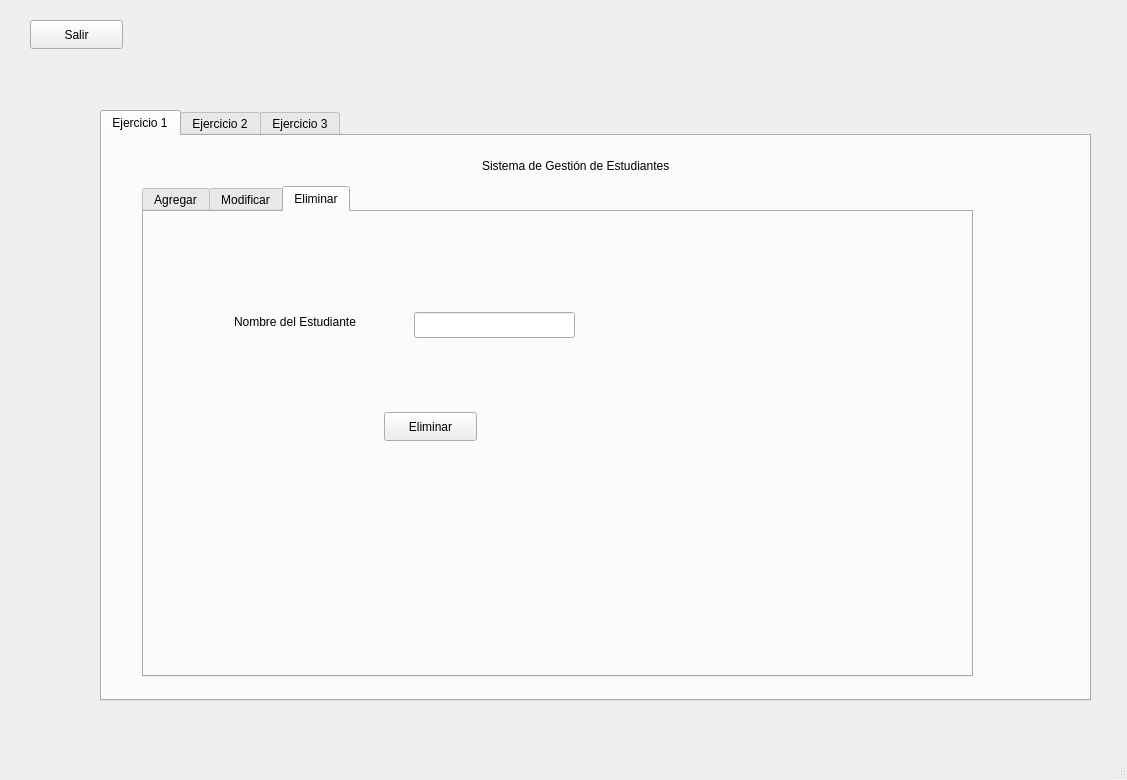
<?xml version="1.0" encoding="UTF-8"?>
<ui version="4.0">
 <class>cframe</class>
 <widget class="QMainWindow" name="cframe">
  <property name="geometry">
   <rect>
    <x>0</x>
    <y>0</y>
    <width>1127</width>
    <height>780</height>
   </rect>
  </property>
  <property name="windowTitle">
   <string>cframe</string>
  </property>
  <widget class="QWidget" name="centralwidget">
   <widget class="QTabWidget" name="tabWidget">
    <property name="geometry">
     <rect>
      <x>100</x>
      <y>110</y>
      <width>991</width>
      <height>591</height>
     </rect>
    </property>
    <property name="currentIndex">
     <number>0</number>
    </property>
    <widget class="QWidget" name="tab">
     <attribute name="title">
      <string>Ejercicio 1</string>
     </attribute>
     <widget class="QTabWidget" name="tabWidget_2">
      <property name="geometry">
       <rect>
        <x>40</x>
        <y>50</y>
        <width>831</width>
        <height>491</height>
       </rect>
      </property>
      <property name="currentIndex">
       <number>2</number>
      </property>
      <widget class="QWidget" name="tab_4">
       <attribute name="title">
        <string>Agregar</string>
       </attribute>
       <widget class="QLabel" name="label_2">
        <property name="geometry">
         <rect>
          <x>160</x>
          <y>90</y>
          <width>521</width>
          <height>20</height>
         </rect>
        </property>
        <property name="text">
         <string>Nombre-Edad-TipoDeclase-Materia-Calificacion</string>
        </property>
       </widget>
       <widget class="QLabel" name="label_3">
        <property name="geometry">
         <rect>
          <x>160</x>
          <y>40</y>
          <width>171</width>
          <height>20</height>
         </rect>
        </property>
        <property name="text">
         <string>Ingrese en este formato</string>
        </property>
       </widget>
       <widget class="QTextEdit" name="te_estudiantes">
        <property name="geometry">
         <rect>
          <x>160</x>
          <y>130</y>
          <width>471</width>
          <height>251</height>
         </rect>
        </property>
       </widget>
       <widget class="QPushButton" name="Bton_Agregarestudiante">
        <property name="geometry">
         <rect>
          <x>340</x>
          <y>400</y>
          <width>151</width>
          <height>29</height>
         </rect>
        </property>
        <property name="text">
         <string>Agregar Estudiante</string>
        </property>
       </widget>
      </widget>
      <widget class="QWidget" name="tab_5">
       <attribute name="title">
        <string>Modificar</string>
       </attribute>
       <widget class="QListWidget" name="lw_listadoestudiante">
        <property name="geometry">
         <rect>
          <x>30</x>
          <y>80</y>
          <width>241</width>
          <height>161</height>
         </rect>
        </property>
       </widget>
       <widget class="QTextEdit" name="te_ModificarEstudiante">
        <property name="geometry">
         <rect>
          <x>350</x>
          <y>60</y>
          <width>401</width>
          <height>291</height>
         </rect>
        </property>
       </widget>
       <widget class="QPushButton" name="pushButton">
        <property name="geometry">
         <rect>
          <x>340</x>
          <y>380</y>
          <width>93</width>
          <height>29</height>
         </rect>
        </property>
        <property name="text">
         <string>Modificar</string>
        </property>
       </widget>
       <widget class="QLabel" name="label_4">
        <property name="geometry">
         <rect>
          <x>350</x>
          <y>20</y>
          <width>391</width>
          <height>20</height>
         </rect>
        </property>
        <property name="text">
         <string>Nombre-Edad-TipoDeclase-Materia:Calificacion</string>
        </property>
       </widget>
      </widget>
      <widget class="QWidget" name="tab_6">
       <attribute name="title">
        <string>Eliminar</string>
       </attribute>
       <widget class="QLineEdit" name="le_EliminarEstudiante">
        <property name="geometry">
         <rect>
          <x>270</x>
          <y>100</y>
          <width>161</width>
          <height>26</height>
         </rect>
        </property>
       </widget>
       <widget class="QLabel" name="label_5">
        <property name="geometry">
         <rect>
          <x>90</x>
          <y>100</y>
          <width>171</width>
          <height>20</height>
         </rect>
        </property>
        <property name="text">
         <string>Nombre del Estudiante</string>
        </property>
       </widget>
       <widget class="QPushButton" name="bton_eliminarEstudiante">
        <property name="geometry">
         <rect>
          <x>240</x>
          <y>200</y>
          <width>93</width>
          <height>29</height>
         </rect>
        </property>
        <property name="text">
         <string>Eliminar</string>
        </property>
       </widget>
      </widget>
     </widget>
     <widget class="QLabel" name="label">
      <property name="geometry">
       <rect>
        <x>380</x>
        <y>20</y>
        <width>231</width>
        <height>20</height>
       </rect>
      </property>
      <property name="text">
       <string>Sistema de Gestión de Estudiantes </string>
      </property>
     </widget>
    </widget>
    <widget class="QWidget" name="tab_2">
     <attribute name="title">
      <string>Ejercicio 2</string>
     </attribute>
     <widget class="QLabel" name="label_6">
      <property name="geometry">
       <rect>
        <x>300</x>
        <y>20</y>
        <width>321</width>
        <height>20</height>
       </rect>
      </property>
      <property name="text">
       <string>Sistema de Gestión de Vehículos en una Flota </string>
      </property>
     </widget>
     <widget class="QTabWidget" name="tabWidget_3">
      <property name="geometry">
       <rect>
        <x>110</x>
        <y>70</y>
        <width>771</width>
        <height>461</height>
       </rect>
      </property>
      <property name="currentIndex">
       <number>1</number>
      </property>
      <widget class="QWidget" name="tab_7">
       <attribute name="title">
        <string>Agregar Auto</string>
       </attribute>
       <widget class="QTextEdit" name="te_AgregarCarro">
        <property name="geometry">
         <rect>
          <x>123</x>
          <y>76</y>
          <width>501</width>
          <height>291</height>
         </rect>
        </property>
       </widget>
       <widget class="QLabel" name="label_7">
        <property name="geometry">
         <rect>
          <x>270</x>
          <y>50</y>
          <width>391</width>
          <height>20</height>
         </rect>
        </property>
        <property name="text">
         <string>Ingrese Formato  Auto-Año-Kilometraje-mantenimiento</string>
        </property>
       </widget>
       <widget class="QPushButton" name="bton_AgregarAuto">
        <property name="geometry">
         <rect>
          <x>320</x>
          <y>380</y>
          <width>111</width>
          <height>29</height>
         </rect>
        </property>
        <property name="text">
         <string>Agregar Auto</string>
        </property>
       </widget>
      </widget>
      <widget class="QWidget" name="tab_8">
       <attribute name="title">
        <string>Agregat Camion</string>
       </attribute>
       <widget class="QTextEdit" name="te_AgregarCamion">
        <property name="geometry">
         <rect>
          <x>230</x>
          <y>60</y>
          <width>431</width>
          <height>261</height>
         </rect>
        </property>
       </widget>
       <widget class="QPushButton" name="bton_Agregarcamion">
        <property name="geometry">
         <rect>
          <x>380</x>
          <y>350</y>
          <width>121</width>
          <height>29</height>
         </rect>
        </property>
        <property name="text">
         <string>Agregar Camion</string>
        </property>
       </widget>
       <widget class="QLabel" name="label_8">
        <property name="geometry">
         <rect>
          <x>250</x>
          <y>30</y>
          <width>331</width>
          <height>20</height>
         </rect>
        </property>
        <property name="text">
         <string>Camion-año-Kilometraje-Capacidad-Viajeslargos</string>
        </property>
       </widget>
      </widget>
     </widget>
    </widget>
    <widget class="QWidget" name="tab_3">
     <attribute name="title">
      <string>Ejercicio 3</string>
     </attribute>
     <widget class="QLabel" name="label_9">
      <property name="geometry">
       <rect>
        <x>340</x>
        <y>30</y>
        <width>231</width>
        <height>20</height>
       </rect>
      </property>
      <property name="text">
       <string>Sistema de Gestión de Empleados </string>
      </property>
     </widget>
     <widget class="QTabWidget" name="tabWidget_4">
      <property name="geometry">
       <rect>
        <x>60</x>
        <y>70</y>
        <width>851</width>
        <height>441</height>
       </rect>
      </property>
      <property name="currentIndex">
       <number>0</number>
      </property>
      <widget class="QWidget" name="tab_9">
       <attribute name="title">
        <string>Agregar Empleado</string>
       </attribute>
       <widget class="QPushButton" name="bton_seleccionarEmpleado">
        <property name="geometry">
         <rect>
          <x>140</x>
          <y>130</y>
          <width>93</width>
          <height>29</height>
         </rect>
        </property>
        <property name="text">
         <string>Seleccionar</string>
        </property>
       </widget>
       <widget class="QComboBox" name="comboBox">
        <property name="geometry">
         <rect>
          <x>160</x>
          <y>40</y>
          <width>141</width>
          <height>26</height>
         </rect>
        </property>
        <item>
         <property name="text">
          <string>EmpleadoFijo</string>
         </property>
        </item>
        <item>
         <property name="text">
          <string>EmpleadoContratado</string>
         </property>
        </item>
       </widget>
       <widget class="QLabel" name="label_13">
        <property name="geometry">
         <rect>
          <x>30</x>
          <y>40</y>
          <width>111</width>
          <height>20</height>
         </rect>
        </property>
        <property name="text">
         <string>Tipo Empleado</string>
        </property>
       </widget>
       <widget class="QStackedWidget" name="stackedWidget">
        <property name="geometry">
         <rect>
          <x>380</x>
          <y>40</y>
          <width>341</width>
          <height>251</height>
         </rect>
        </property>
        <property name="currentIndex">
         <number>1</number>
        </property>
        <widget class="QWidget" name="page">
         <widget class="QLabel" name="label_10">
          <property name="geometry">
           <rect>
            <x>30</x>
            <y>70</y>
            <width>63</width>
            <height>20</height>
           </rect>
          </property>
          <property name="text">
           <string>Nombre</string>
          </property>
         </widget>
         <widget class="QLineEdit" name="le_NombreEmpleado">
          <property name="geometry">
           <rect>
            <x>130</x>
            <y>70</y>
            <width>113</width>
            <height>26</height>
           </rect>
          </property>
         </widget>
         <widget class="QLabel" name="label_11">
          <property name="geometry">
           <rect>
            <x>40</x>
            <y>130</y>
            <width>63</width>
            <height>20</height>
           </rect>
          </property>
          <property name="text">
           <string>Edad</string>
          </property>
         </widget>
         <widget class="QLineEdit" name="le_Edad">
          <property name="geometry">
           <rect>
            <x>130</x>
            <y>130</y>
            <width>113</width>
            <height>26</height>
           </rect>
          </property>
         </widget>
         <widget class="QLabel" name="label_12">
          <property name="geometry">
           <rect>
            <x>40</x>
            <y>180</y>
            <width>63</width>
            <height>20</height>
           </rect>
          </property>
          <property name="text">
           <string>Salario</string>
          </property>
         </widget>
         <widget class="QLineEdit" name="Salario">
          <property name="geometry">
           <rect>
            <x>120</x>
            <y>180</y>
            <width>113</width>
            <height>26</height>
           </rect>
          </property>
         </widget>
         <widget class="QLabel" name="label_17">
          <property name="geometry">
           <rect>
            <x>120</x>
            <y>20</y>
            <width>63</width>
            <height>20</height>
           </rect>
          </property>
          <property name="text">
           <string>Fijo</string>
          </property>
         </widget>
        </widget>
        <widget class="QWidget" name="page_2">
         <widget class="QLineEdit" name="le_Edad_2">
          <property name="geometry">
           <rect>
            <x>160</x>
            <y>120</y>
            <width>113</width>
            <height>26</height>
           </rect>
          </property>
         </widget>
         <widget class="QLabel" name="label_14">
          <property name="geometry">
           <rect>
            <x>30</x>
            <y>60</y>
            <width>63</width>
            <height>20</height>
           </rect>
          </property>
          <property name="text">
           <string>Nombre</string>
          </property>
         </widget>
         <widget class="QLineEdit" name="le_NombreEmpleado_2">
          <property name="geometry">
           <rect>
            <x>160</x>
            <y>60</y>
            <width>113</width>
            <height>26</height>
           </rect>
          </property>
         </widget>
         <widget class="QLabel" name="label_15">
          <property name="geometry">
           <rect>
            <x>40</x>
            <y>120</y>
            <width>63</width>
            <height>20</height>
           </rect>
          </property>
          <property name="text">
           <string>Edad</string>
          </property>
         </widget>
         <widget class="QLabel" name="label_16">
          <property name="geometry">
           <rect>
            <x>40</x>
            <y>190</y>
            <width>63</width>
            <height>20</height>
           </rect>
          </property>
          <property name="text">
           <string>Salario</string>
          </property>
         </widget>
         <widget class="QLineEdit" name="Salario_2">
          <property name="geometry">
           <rect>
            <x>150</x>
            <y>190</y>
            <width>113</width>
            <height>26</height>
           </rect>
          </property>
         </widget>
         <widget class="QLabel" name="label_18">
          <property name="geometry">
           <rect>
            <x>130</x>
            <y>20</y>
            <width>91</width>
            <height>20</height>
           </rect>
          </property>
          <property name="text">
           <string>Contradado</string>
          </property>
         </widget>
        </widget>
       </widget>
       <widget class="QPushButton" name="Bton_Agregar">
        <property name="geometry">
         <rect>
          <x>400</x>
          <y>320</y>
          <width>93</width>
          <height>29</height>
         </rect>
        </property>
        <property name="text">
         <string>Agregar</string>
        </property>
       </widget>
      </widget>
      <widget class="QWidget" name="tab_10">
       <attribute name="title">
        <string>Calcular Salario</string>
       </attribute>
      </widget>
     </widget>
    </widget>
   </widget>
   <widget class="QPushButton" name="Bton_Salir">
    <property name="geometry">
     <rect>
      <x>30</x>
      <y>20</y>
      <width>93</width>
      <height>29</height>
     </rect>
    </property>
    <property name="text">
     <string>Salir</string>
    </property>
   </widget>
  </widget>
  <widget class="QMenuBar" name="menubar">
   <property name="geometry">
    <rect>
     <x>0</x>
     <y>0</y>
     <width>1127</width>
     <height>26</height>
    </rect>
   </property>
  </widget>
  <widget class="QStatusBar" name="statusbar"/>
 </widget>
 <resources/>
 <connections/>
</ui>
